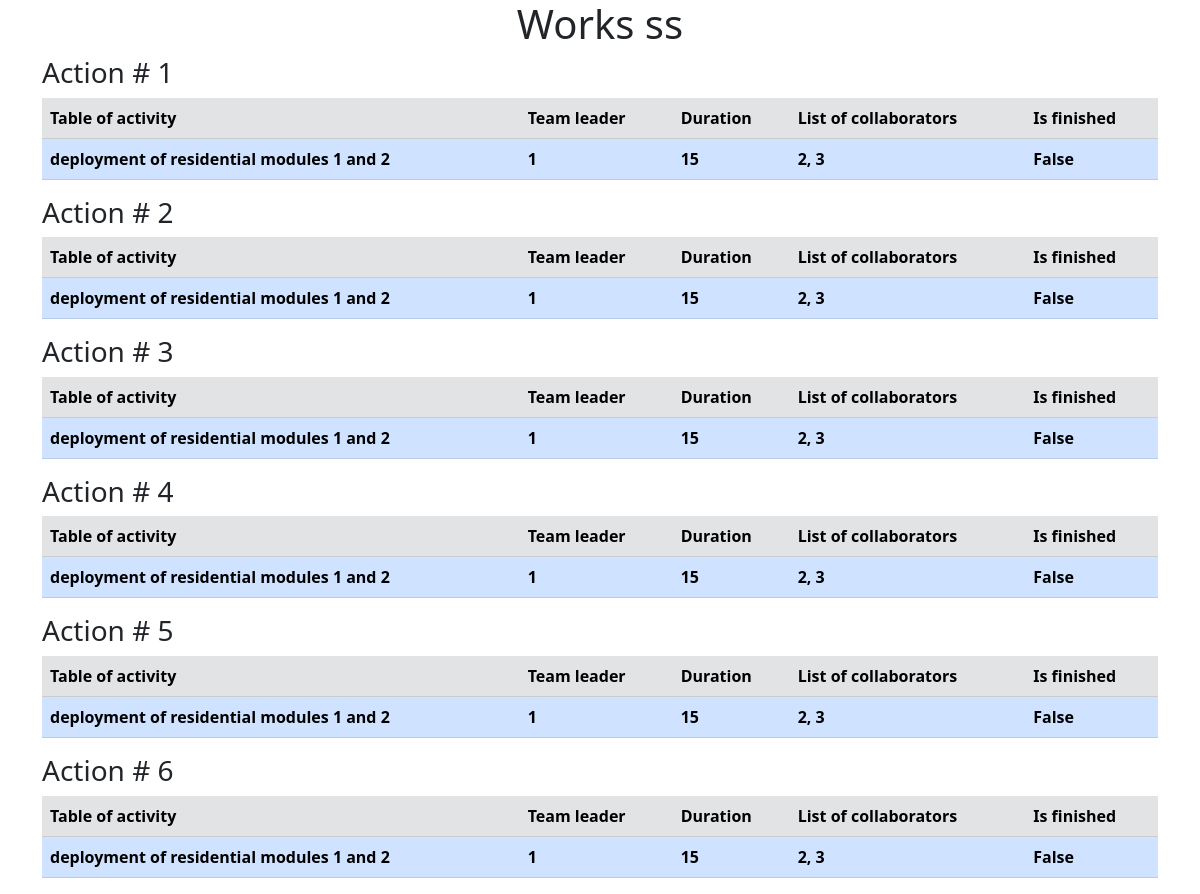
The page / on the database its author committed.
### data/jobs.py (models this page shows)
class Jobs(SqlAlchemyBase):
    __tablename__ = 'jobs'
    id = sa.Column(sa.Integer,
                   primary_key=True, autoincrement=True)
    team_leader = sa.Column(sa.Integer)
    job = sa.Column(sa.String, sa.ForeignKey('users.id'), nullable=True)
    work_size = sa.Column(sa.Integer, nullable=True)
    collaborators = sa.Column(sa.String)
    start_date = sa.Column(sa.Date, nullable=True, default=datetime.datetime.now())
    end_date = sa.Column(sa.Date, nullable=True)
    is_finished = sa.Column(sa.Boolean, index=True)
    team_leader_user = orm.relationship('User')

### main.py (the view)
@app.route("/")
def index():
    db_sess = create_session()
    works = db_sess.query(Jobs).all()
    return render_template(f"index.html", title="Журнал работ", works=works)

### data/db_session.py (called while the page is built)
def create_session() -> Session:
    global __factory
    return __factory()

### templates/index.html
{% extends "base.html" %}
{% block content %}
    <h1 class="text-center">Works ss</h1>
    {% for work in works %}
        <div>
            <h3>Action # {{ work.id }}</h3>
        </div>
        <table class="table">
            <tr class="table-secondary">
                <th>Table of activity</th>
                <th>Team leader</th>
                <th>Duration</th>
                <th>List of collaborators</th>
                <th>Is finished</th>
            </tr>
            <tr class="table-primary">
                <th>{{ work.job }}</th>
                <th>{{ work.team_leader }}</th>
                <th>{{ work.work_size }}</th>
                <th>{{ work.collaborators }}</th>
                <th>{{ work.is_finished }}</th>
            </tr>
        </table>
    {% endfor %}
{% endblock %}

### templates/base.html (shortened to what this page needs)
<!DOCTYPE html>
<html lang="en">
<head>
    <link rel="stylesheet" href="https://stackpath.bootstrapcdn.com/bootstrap/5.1.3/css/bootstrap.min.css">
</head>
<body>
<main role="main" class="container">
    {% block content %}{% endblock %}
</main>
</body>
</html>

### rows shown on the page
Jobs: id "1", job "deployment of residential modules 1 and 2", team_leader "1", work_size "15", collaborators "2, 3", is_finished "False"
Jobs: id "2", job "deployment of residential modules 1 and 2", team_leader "1", work_size "15", collaborators "2, 3", is_finished "False"
Jobs: id "3", job "deployment of residential modules 1 and 2", team_leader "1", work_size "15", collaborators "2, 3", is_finished "False"
Jobs: id "4", job "deployment of residential modules 1 and 2", team_leader "1", work_size "15", collaborators "2, 3", is_finished "False"
Jobs: id "5", job "deployment of residential modules 1 and 2", team_leader "1", work_size "15", collaborators "2, 3", is_finished "False"
Jobs: id "6", job "deployment of residential modules 1 and 2", team_leader "1", work_size "15", collaborators "2, 3", is_finished "False"
